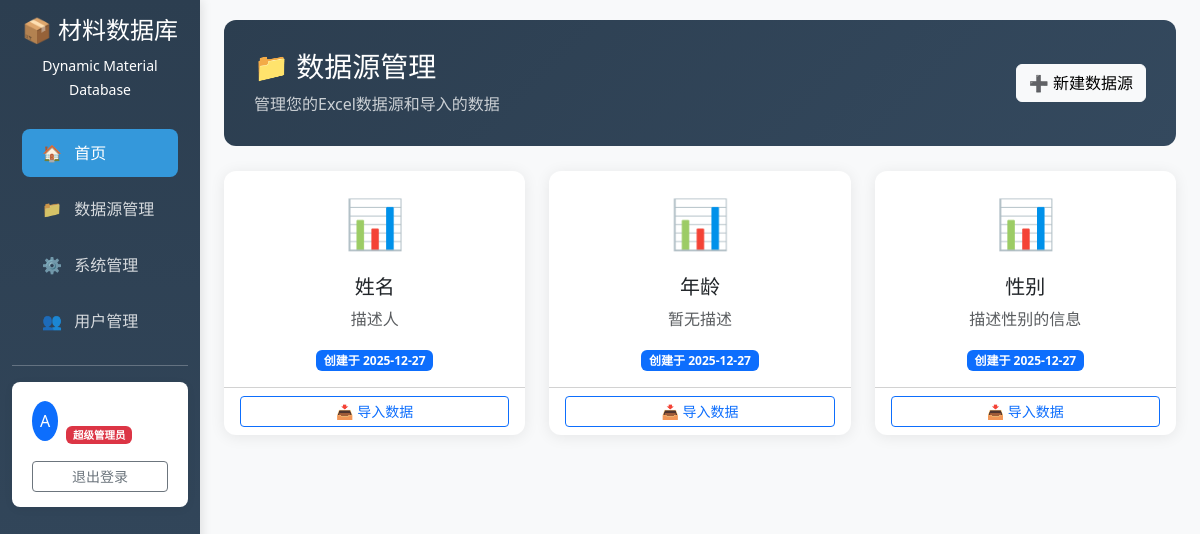
The app's page /data-sources (signed in) with its own data.
### database/schema.py (models this page shows)
class User(Base):
    __tablename__ = 'users'
    id = Column(Integer, primary_key=True, autoincrement=True)
    username = Column(String(50), unique=True, nullable=False)
    password_hash = Column(String(255), nullable=False)
    email = Column(String(100))
    user_type = Column(String(20), default='normal')  # super_admin, admin, normal
    is_active = Column(Boolean, default=True)
    created_at = Column(DateTime, default=datetime.now)
    updated_at = Column(DateTime, default=datetime.now, onupdate=datetime.now)
    permissions = relationship("UserTablePermission", back_populates="user")
    data_sources = relationship("DataSource", back_populates="created_by")

class DataSource(Base):
    __tablename__ = 'data_sources'
    id = Column(Integer, primary_key=True, autoincrement=True)
    name = Column(String(100), nullable=False)           # 数据源名称
    source_file = Column(String(255))                    # 原始Excel文件路径
    description = Column(Text)
    created_by_id = Column(Integer, ForeignKey('users.id'))
    created_at = Column(DateTime, default=datetime.now)
    updated_at = Column(DateTime, default=datetime.now, onupdate=datetime.now)
    created_by = relationship("User", back_populates="data_sources")
    permissions = relationship("UserTablePermission", back_populates="data_source")
    dynamic_tables = relationship("DynamicTable", back_populates="data_source")

### app.py (the view)
@app.route('/data-sources')
@require_login
def data_sources():
    user = get_current_user()
    if user.user_type == 'super_admin':
        sources = db.session.query(DataSource).all()
    else:
        source_ids = [p.data_source_id for p in db.session.query(UserTablePermission).filter(
            UserTablePermission.user_id == user.id
        ).all()]
        sources = db.session.query(DataSource).filter(DataSource.id.in_(source_ids)).all()
    return render_template('data_sources.html', user=user, data_sources=sources)

### app.py (called while the page is built)
def get_current_user():
    user_id = session.get('user_id')
    if user_id:
        return db.session.query(User).get(user_id)
    return None

def require_login(f):
    from functools import wraps
    @wraps(f)
    def decorated_function(*args, **kwargs):
        if not session.get('user_id'):
            if request.is_json:
                return jsonify({'error': '请先登录'}), 401
            return redirect(url_for('login'))
        return f(*args, **kwargs)
    return decorated_function

### templates/data_sources.html (shortened to what this page needs)
<!DOCTYPE html>
<html lang="zh-CN">
<head>
    <link href="https://cdn.jsdelivr.net/npm/bootstrap@5.3.0/dist/css/bootstrap.min.css" rel="stylesheet">
    <link href="https://cdn.datatables.net/1.13.6/css/dataTables.bootstrap5.min.css" rel="stylesheet">
</head>
<body>
    {% extends "base.html" %}
    {% block content %}
    <div class="page-header d-flex justify-content-between align-items-center">
        <div>
            <h3>📁 数据源管理</h3>
            <p class="mb-0 opacity-75">管理您的Excel数据源和导入的数据</p>
        </div>
        <button class="btn btn-light" data-bs-toggle="modal" data-bs-target="#createSourceModal">
            ➕ 新建数据源
        </button>
    </div>
    <div class="row" id="dataSourcesList">
        {% if data_sources %}
            {% for source in data_sources %}
            <div class="col-md-4 mb-4">
                <div class="card source-card h-100" onclick="viewSourceTables({{ source.id }})">
                    <div class="card-body text-center">
                        <div class="source-icon mb-3">📊</div>
                        <h5 class="card-title">{{ source.name }}</h5>
                        <p class="card-text text-muted">
                            {{ source.description or '暂无描述' }}
                        </p>
                        <span class="badge bg-primary">
                            创建于 {{ source.created_at.strftime('%Y-%m-%d') }}
                        </span>
                    </div>
                    <div class="card-footer bg-transparent">
                        <button class="btn btn-sm btn-outline-primary w-100"
                                onclick="event.stopPropagation(); importToSource({{ source.id }}, &quot;{{ source.name }}&quot;)">
                            📥 导入数据
                        </button>
                    </div>
                </div>
            </div>
            {% endfor %}
        {% endif %}
    </div>
    {% endblock %}

### templates/base.html (shortened to what this page needs)
<!DOCTYPE html>
<html lang="zh-CN">
<head>
    <link href="https://cdn.jsdelivr.net/npm/bootstrap@5.3.0/dist/css/bootstrap.min.css" rel="stylesheet">
    <link href="https://cdn.datatables.net/1.13.6/css/dataTables.bootstrap5.min.css" rel="stylesheet">
</head>
<body>
    <div class="container-fluid">
        <div class="row">
            <nav class="col-md-3 col-lg-2 d-md-block sidebar collapse show" id="sidebarMenu">
                <div class="position-sticky pt-3">
                    <div class="text-center mb-4">
                        <h4>📦 材料数据库</h4>
                        <small>Dynamic Material Database</small>
                    </div>
                    <ul class="nav flex-column">
                        <li class="nav-item">
                            <a class="nav-link active" href="/">
                                <span class="me-2">🏠</span> 首页
                            </a>
                        </li>
                        <li class="nav-item">
                            <a class="nav-link" href="/data-sources">
                                <span class="me-2">📁</span> 数据源管理
                            </a>
                        </li>
                        <li class="nav-item">
                            <a class="nav-link" href="/admin">
                                <span class="me-2">⚙️</span> 系统管理
                            </a>
                        </li>
                        {% if user and user.user_type == 'super_admin' %}
                        <li class="nav-item">
                            <a class="nav-link" href="/admin/users">
                                <span class="me-2">👥</span> 用户管理
                            </a>
                        </li>
                        {% endif %}
                    </ul>
                    <hr>
                    {% if user %}
                    <div class="user-info">
                        <div class="d-flex align-items-center">
                            <div class="bg-primary rounded-circle p-2 me-2">
                                <span class="text-white">{{ user.username[0].upper() }}</span>
                            </div>
                            <div>
                                <strong>{{ user.username }}</strong>
                                <br>
                                <small class="text-muted">
                                    {% if user.user_type == 'super_admin' %}
                                    <span class="badge bg-danger">超级管理员</span>
                                    {% elif user.user_type == 'admin' %}
                                    <span class="badge bg-warning">管理员</span>
                                    {% else %}
                                    <span class="badge bg-info">普通用户</span>
                                    {% endif %}
                                </small>
                            </div>
                        </div>
                        <div class="mt-3">
                            <a href="/logout" class="btn btn-outline-secondary btn-sm w-100">退出登录</a>
                        </div>
                    </div>
                    {% endif %}
                </div>
            </nav>
            <main class="col-md-9 ms-sm-auto col-lg-10 px-md-4 main-content">
                {% block content %}{% endblock %}
            </main>
        </div>
    </div>
</body>
</html>

### templates/data_sources.html (style rules this page uses)
:root { --primary-color: #2c3e50; --accent-color: #3498db; }
body { font-family: 'Segoe UI', Tahoma, Geneva, Verdana, sans-serif; background-color: #f8f9fa; }
.page-header { background: linear-gradient(135deg, var(--primary-color) 0%, var(--accent-color) 100%); color: white; padding: 25px 30px; border-radius: 12px; margin-bottom: 25px; }
.card { border: none; border-radius: 12px; box-shadow: 0 2px 15px rgba(0,0,0,0.08); }
.source-card { transition: transform 0.3s ease, box-shadow 0.3s ease; cursor: pointer; }
.source-icon { font-size: 3em; color: var(--accent-color); }

### templates/base.html (style rules this page uses)
:root { --primary-color: #2c3e50; --secondary-color: #34495e; --accent-color: #3498db; --success-color: #27ae60; --warning-color: #f39c12; --danger-color: #e74c3c; --light-bg: #f8f9fa; }
body { font-family: 'Segoe UI', Tahoma, Geneva, Verdana, sans-serif; background-color: var(--light-bg); }
.sidebar { min-height: 100vh; background: linear-gradient(180deg, var(--primary-color) 0%, var(--secondary-color) 100%); color: white; box-shadow: 2px 0 10px rgba(0,0,0,0.1); }
.sidebar .nav-link { color: rgba(255,255,255,0.8); padding: 12px 20px; margin: 4px 10px; border-radius: 8px; transition: all 0.3s ease; }
.sidebar .nav-link.active { background: var(--accent-color); color: white; }
.main-content { padding: 20px; }
.card { border: none; border-radius: 12px; box-shadow: 0 2px 15px rgba(0,0,0,0.08); transition: transform 0.3s ease, box-shadow 0.3s ease; }
.page-header { background: linear-gradient(135deg, var(--primary-color) 0%, var(--secondary-color) 100%); color: white; padding: 30px; border-radius: 12px; margin-bottom: 25px; }
.user-info { background: white; padding: 15px 20px; border-radius: 8px; margin-bottom: 20px; box-shadow: 0 2px 10px rgba(0,0,0,0.05); }

### records on screen
User: username "A"
DataSource: name "姓名", description "描述人", created_at "2025-12-27"
DataSource: name "年龄", description "暂无描述", created_at "2025-12-27"
DataSource: name "性别", description "描述性别的信息", created_at "2025-12-27"
